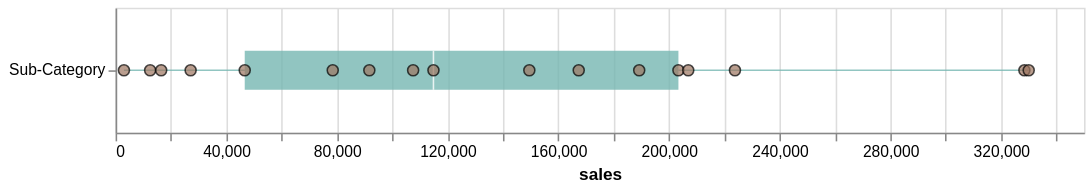

The code cell stored with this chart in its notebook:
### Code cell
plot_boxplot_with_points(df=sales,
                        obs='Sub-Category',
                         value='sales'
                        )

### Figure 1 — Vega-Lite specification as saved in the notebook (floating-point values rounded to 4 significant figures)
{"config": {"view": {"continuousWidth": 300, "continuousHeight": 300}}, "layer": [{"data": {"name": "data-4aef9362946d755f210a7c1e54055fce"}, "mark": {"type": "boxplot", "color": "#76B7B2", "opacity": 0.8, "size": 25}, "encoding": {"x": {"field": "sales", "type": "quantitative"}, "y": {"field": "type", "title": "", "type": "ordinal"}}}, {"data": {"name": "data-4aef9362946d755f210a7c1e54055fce"}, "mark": {"type": "point", "color": "#9C755F", "filled": true, "size": 50, "stroke": "black", "strokeWidth": 1}, "encoding": {"tooltip": [{"field": "Sub-Category", "type": "nominal"}, {"field": "sales", "type": "quantitative"}], "x": {"field": "sales", "type": "quantitative"}}}], "height": 80, "title": "", "width": 620, "$schema": "https://vega.github.io/schema/vega-lite/v5.20.1.json", "datasets": {"data-4aef9362946d755f210a7c1e54055fce": [{"Sub-Category": "Fasteners", "sales": 3024.0, "type": "Sub-Category"}, {"Sub-Category": "Labels", "sales": 12490.0, "type": "Sub-Category"}, {"Sub-Category": "Envelopes", "sales": 16480.0, "type": "Sub-Category"}, {"Sub-Category": "Art", "sales": 27120.0, "type": "Sub-Category"}, {"Sub-Category": "Supplies", "sales": 46670.0, "type": "Sub-Category"}, {"Sub-Category": "Paper", "sales": 78480.0, "type": "Sub-Category"}, {"Sub-Category": "Furnishings", "sales": 91700.0, "type": "Sub-Category"}, {"Sub-Category": "Appliances", "sales": 107500.0, "type": "Sub-Category"}, {"Sub-Category": "Bookcases", "sales": 114900.0, "type": "Sub-Category"}, {"Sub-Category": "Copiers", "sales": 149500.0, "type": "Sub-Category"}, {"Sub-Category": "Accessories", "sales": 167400.0, "type": "Sub-Category"}, {"Sub-Category": "Machines", "sales": 189200.0, "type": "Sub-Category"}, {"Sub-Category": "Binders", "sales": 203400.0, "type": "Sub-Category"}, {"Sub-Category": "Tables", "sales": 207000.0, "type": "Sub-Category"}, {"Sub-Category": "Storage", "sales": 223800.0, "type": "Sub-Category"}, {"Sub-Category": "Chairs", "sales": 328400.0, "type": "Sub-Category"}, {"Sub-Category": "Phones", "sales": 330000.0, "type": "Sub-Category"}]}}
